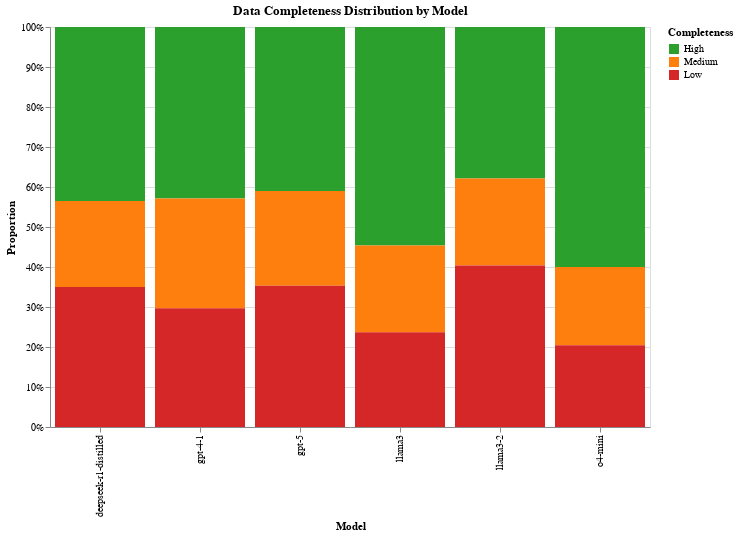

The code cell stored with this chart in its notebook:
### Code cell
completeness_chart = (
    alt.Chart(completeness_long)
    .mark_bar()
    .encode(
        x=alt.X("model:N", title="Model"),
        y=alt.Y("proportion:Q", title="Proportion", stack="normalize"),
        color=alt.Color(
            "completeness_category:N",
            title="Completeness",
            scale=alt.Scale(
                domain=["High", "Medium", "Low"],
                range=["#2ca02c", "#ff7f0e", "#d62728"],
            ),
        ),
        tooltip=[
            alt.Tooltip("model:N", title="Model"),
            alt.Tooltip(
                "completeness_category:N",
                title="Completeness",
            ),
            alt.Tooltip("proportion:Q", title="Proportion", format=".2%"),
        ],
    )
    .properties(
        width=600,
        height=400,
        title="Data Completeness Distribution by Model",
    )
)

completeness_chart

### Figure 1 — Vega-Lite specification as saved in the notebook (floating-point values rounded to 4 significant figures)
{"config": {"view": {"continuousWidth": 300, "continuousHeight": 300}}, "data": {"name": "data-769de7d3ca954a6a1bfe004f15f6190c"}, "mark": {"type": "bar"}, "encoding": {"color": {"field": "completeness_category", "scale": {"domain": ["High", "Medium", "Low"], "range": ["#2ca02c", "#ff7f0e", "#d62728"]}, "title": "Completeness", "type": "nominal"}, "tooltip": [{"field": "model", "title": "Model", "type": "nominal"}, {"field": "completeness_category", "title": "Completeness", "type": "nominal"}, {"field": "proportion", "format": ".2%", "title": "Proportion", "type": "quantitative"}], "x": {"field": "model", "title": "Model", "type": "nominal"}, "y": {"field": "proportion", "stack": "normalize", "title": "Proportion", "type": "quantitative"}}, "height": 400, "title": "Data Completeness Distribution by Model", "width": 600, "$schema": "https://vega.github.io/schema/vega-lite/v6.1.0.json", "datasets": {"data-769de7d3ca954a6a1bfe004f15f6190c": [{"model": "deepseek-r1-distilled", "completeness_category": "High", "proportion": 0.435}, {"model": "gpt-4-1", "completeness_category": "High", "proportion": 0.4288}, {"model": "gpt-5", "completeness_category": "High", "proportion": 0.4099}, {"model": "llama3", "completeness_category": "High", "proportion": 0.5462}, {"model": "llama3-2", "completeness_category": "High", "proportion": 0.379}, {"model": "o4-mini", "completeness_category": "High", "proportion": 0.6003}, {"model": "deepseek-r1-distilled", "completeness_category": "Medium", "proportion": 0.2147}, {"model": "gpt-4-1", "completeness_category": "Medium", "proportion": 0.2742}, {"model": "gpt-5", "completeness_category": "Medium", "proportion": 0.237}, {"model": "llama3", "completeness_category": "Medium", "proportion": 0.2171}, {"model": "llama3-2", "completeness_category": "Medium", "proportion": 0.2172}, {"model": "o4-mini", "completeness_category": "Medium", "proportion": 0.1953}, {"model": "deepseek-r1-distilled", "completeness_category": "Low", "proportion": 0.3503}, {"model": "gpt-4-1", "completeness_category": "Low", "proportion": 0.297}, {"model": "gpt-5", "completeness_category": "Low", "proportion": 0.3531}, {"model": "llama3", "completeness_category": "Low", "proportion": 0.2367}, {"model": "llama3-2", "completeness_category": "Low", "proportion": 0.4038}, {"model": "o4-mini", "completeness_category": "Low", "proportion": 0.2044}]}}
